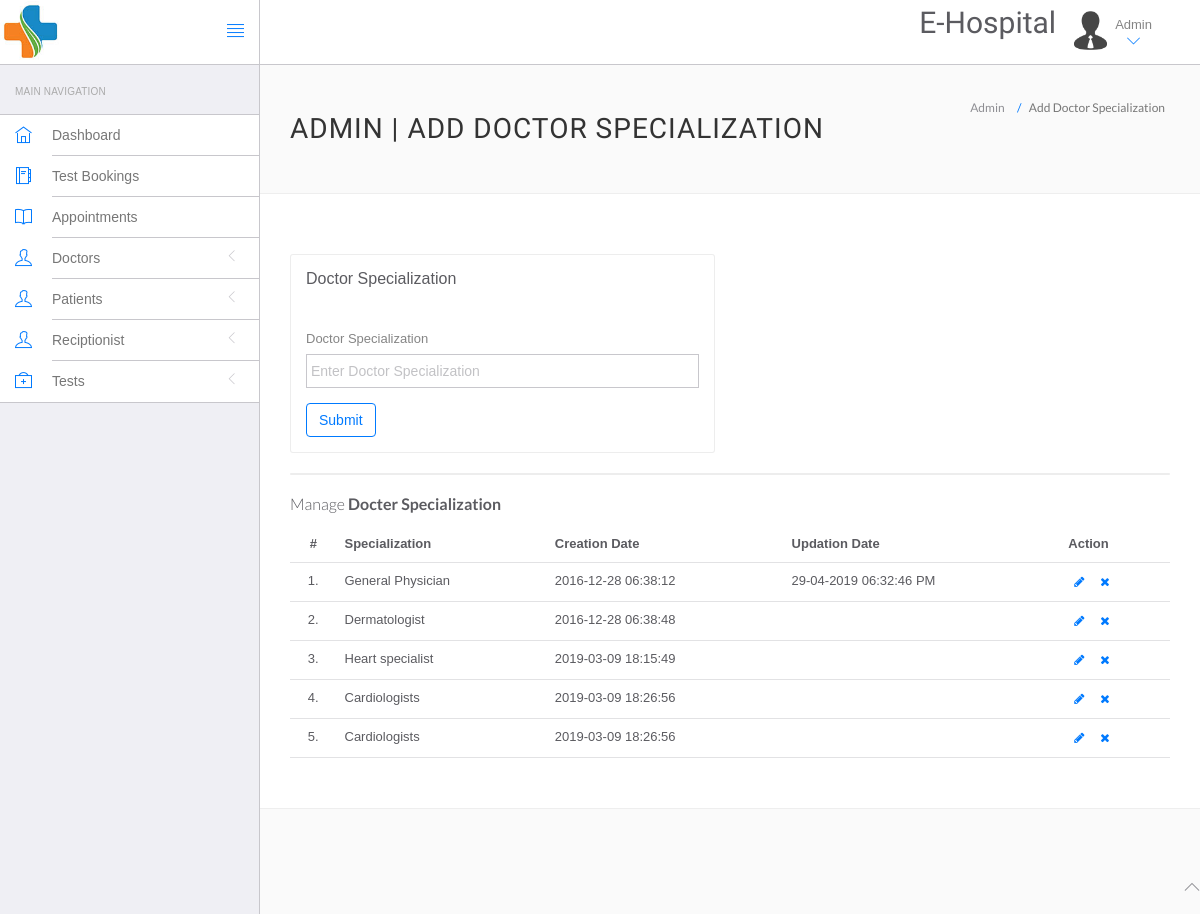
Before: /admin/doctor-specilization.php (signed in) with the older database file.
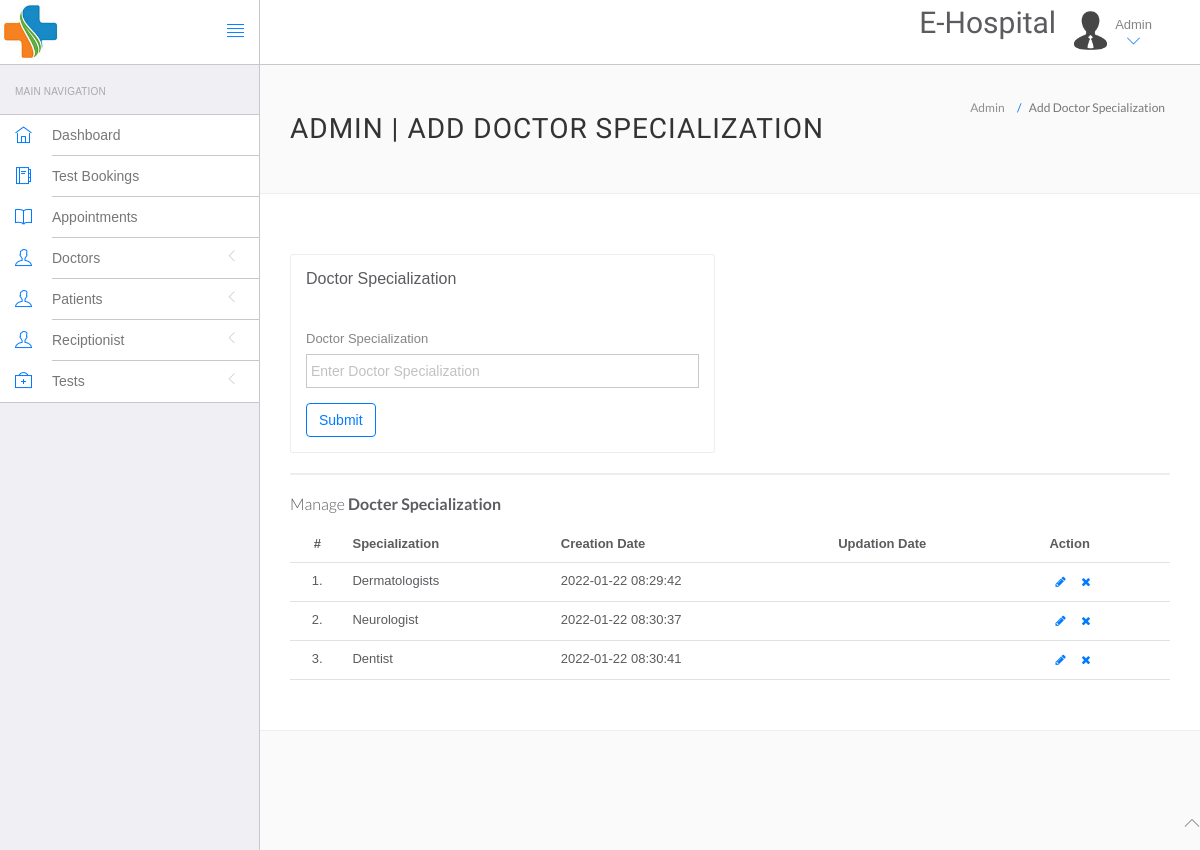
After: the same page with the newer database file.
### tables this page shows
CREATE TABLE `doctorspecilization` (
  `id` int(11) NOT NULL,
  `specilization` varchar(255) NOT NULL,
  `creationDate` timestamp NOT NULL DEFAULT current_timestamp(),
  `updationDate` varchar(255) NOT NULL
);

### admin/doctor-specilization.php (the view, shortened to what this page needs)
<?php
include('include/config.php');
?>
<!DOCTYPE html>
<html lang="en">
<head>
	<link rel="stylesheet" href="vendor/bootstrap/css/bootstrap.min.css">
	<link rel="stylesheet" href="vendor/fontawesome/css/font-awesome.min.css">
	<link rel="stylesheet" href="vendor/themify-icons/themify-icons.min.css">
	<link href="vendor/animate.css/animate.min.css" rel="stylesheet" media="screen">
	<link href="vendor/perfect-scrollbar/perfect-scrollbar.min.css" rel="stylesheet" media="screen">
	<link href="vendor/switchery/switchery.min.css" rel="stylesheet" media="screen">
	<link href="vendor/bootstrap-touchspin/jquery.bootstrap-touchspin.min.css" rel="stylesheet" media="screen">
	<link href="vendor/select2/select2.min.css" rel="stylesheet" media="screen">
	<link href="vendor/bootstrap-datepicker/bootstrap-datepicker3.standalone.min.css" rel="stylesheet" media="screen">
	<link href="vendor/bootstrap-timepicker/bootstrap-timepicker.min.css" rel="stylesheet" media="screen">
	<link rel="stylesheet" href="assets/css/styles.css">
	<link rel="stylesheet" href="assets/css/plugins.css">
	<link rel="stylesheet" href="assets/css/themes/theme-1.css" id="skin_color" />
</head>
<body>
	<div id="app">
		<?php include('include/sidebar.php'); ?>
		<div class="app-content">
			<?php include('include/header.php'); ?>
			<div class="main-content">
				<div class="wrap-content container" id="container">
					<section id="page-title">
						<div class="row">
							<div class="col-sm-8">
								<h1 class="mainTitle">Admin | Add Doctor Specialization</h1>
							</div>
							<ol class="breadcrumb">
								<li>
									<span>Admin</span>
								</li>
								<li class="active">
									<span>Add Doctor Specialization</span>
								</li>
							</ol>
						</div>
					</section>
					<div class="container-fluid container-fullw bg-white">
						<div class="row">
							<div class="col-md-12">
								<div class="row margin-top-30">
									<div class="col-lg-6 col-md-12">
										<div class="panel panel-white">
											<div class="panel-heading">
												<h5 class="panel-title">Doctor Specialization</h5>
											</div>
											<div class="panel-body">
												<form role="form" name="dcotorspcl" method="post">
													<div class="form-group">
														<label for="exampleInputEmail1">
															Doctor Specialization
														</label>
														<input type="text" name="doctorspecilization" class="form-control" placeholder="Enter Doctor Specialization" required="required">
													</div>
													<button type="submit" name="submit" class="btn btn-o btn-primary">
														Submit
													</button>
												</form>
											</div>
										</div>
									</div>
								</div>
							</div>
							<div class="col-lg-12 col-md-12">
								<div class="panel panel-white">
								</div>
							</div>
						</div>
						<div class="row">
							<div class="col-md-12">
								<h5 class="over-title margin-bottom-15">Manage <span class="text-bold">Docter Specialization</span></h5>
								<table class="table table-hover" id="sample-table-1">
									<thead>
										<tr>
											<th class="center">#</th>
											<th>Specialization</th>
											<th class="hidden-xs">Creation Date</th>
											<th>Updation Date</th>
											<th>Action</th>
										</tr>
									</thead>
									<tbody>
										<?php
										$sql = mysqli_query($con, "select * from doctorSpecilization");
										$cnt = 1;
										while ($row = mysqli_fetch_array($sql)) {
										?>
											<tr>
												<td class="center"><?php echo $cnt; ?>.</td>
												<td class="hidden-xs"><?php echo $row['specilization']; ?></td>
												<td><?php echo $row['creationDate']; ?></td>
												<td><?php echo $row['updationDate']; ?>
												</td>
												<td>
													<div class="visible-md visible-lg hidden-sm hidden-xs">
														<a href="edit-doctor-specialization.php?id=<?php echo $row['id']; ?>" class="btn btn-transparent btn-xs" tooltip-placement="top" tooltip="Edit"><i class="fa fa-pencil"></i></a>
														<a href="doctor-specilization.php?id=<?php echo $row['id'] ?>&del=delete" onClick="return confirm('Are you sure you want to delete?')" class="btn btn-transparent btn-xs tooltips" tooltip-placement="top" tooltip="Remove"><i class="fa fa-times fa fa-white"></i></a>
													</div>
												</td>
											</tr>
										<?php
											$cnt = $cnt + 1;
										} ?>
									</tbody>
								</table>
							</div>
						</div>
					</div>
				</div>
			</div>
		</div>
	</div>
	<?php include('include/footer.php'); ?>
</body>
</html>

Changed rows visible on the page:
removed doctorspecilization: specilization "General Physician", creationDate "2016-12-28 06:38:12", updationDate "29-04-2019 06:32:46 PM"
removed doctorspecilization: specilization "Heart specialist", creationDate "2019-03-09 18:15:49"
removed doctorspecilization: specilization "Cardiologists", creationDate "2019-03-09 18:26:56"
removed doctorspecilization: specilization "Cardiologists", creationDate "2019-03-09 18:26:56"
added doctorspecilization: specilization "Dermatologists", creationDate "2022-01-22 08:29:42"
added doctorspecilization: specilization "Neurologist", creationDate "2022-01-22 08:30:37"
changed doctorspecilization: specilization "Dermatologist" → "Dentist"; creationDate "2016-12-28 06:38:48" → "2022-01-22 08:30:41"
